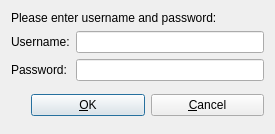
<?xml version="1.0" encoding="UTF-8"?>
<ui version="4.0">
 <class>AuthenticationDialog</class>
 <widget class="QDialog" name="AuthenticationDialog">
  <property name="geometry">
   <rect>
    <x>0</x>
    <y>0</y>
    <width>275</width>
    <height>134</height>
   </rect>
  </property>
  <property name="windowTitle">
   <string>Log in</string>
  </property>
  <property name="sizeGripEnabled">
   <bool>false</bool>
  </property>
  <layout class="QVBoxLayout">
   <item>
    <widget class="QLabel" name="textLabel1">
     <property name="text">
      <string>Please enter username and password:</string>
     </property>
     <property name="wordWrap">
      <bool>false</bool>
     </property>
    </widget>
   </item>
   <item>
    <layout class="QHBoxLayout">
     <item>
      <layout class="QVBoxLayout">
       <item>
        <widget class="QLabel" name="textLabel2">
         <property name="text">
          <string>Username:</string>
         </property>
         <property name="wordWrap">
          <bool>false</bool>
         </property>
        </widget>
       </item>
       <item>
        <widget class="QLabel" name="textLabel3">
         <property name="text">
          <string>Password:</string>
         </property>
         <property name="wordWrap">
          <bool>false</bool>
         </property>
        </widget>
       </item>
      </layout>
     </item>
     <item>
      <layout class="QVBoxLayout">
       <item>
        <widget class="QLineEdit" name="username">
         <property name="maxLength">
          <number>32</number>
         </property>
        </widget>
       </item>
       <item>
        <widget class="QLineEdit" name="password">
         <property name="maxLength">
          <number>32</number>
         </property>
         <property name="echoMode">
          <enum>QLineEdit::Password</enum>
         </property>
        </widget>
       </item>
      </layout>
     </item>
    </layout>
   </item>
   <item>
    <layout class="QHBoxLayout">
     <property name="spacing">
      <number>6</number>
     </property>
     <property name="margin">
      <number>0</number>
     </property>
     <item>
      <spacer name="Qt::Horizontal Spacing2">
       <property name="sizeType">
        <enum>QSizePolicy::Expanding</enum>
       </property>
       <property name="sizeHint" stdset="0">
        <size>
         <width>20</width>
         <height>20</height>
        </size>
       </property>
      </spacer>
     </item>
     <item>
      <widget class="QPushButton" name="buttonOk">
       <property name="text">
        <string>&amp;OK</string>
       </property>
       <property name="shortcut">
        <string/>
       </property>
       <property name="autoDefault">
        <bool>true</bool>
       </property>
       <property name="default">
        <bool>true</bool>
       </property>
      </widget>
     </item>
     <item>
      <widget class="QPushButton" name="buttonCancel">
       <property name="text">
        <string>&amp;Cancel</string>
       </property>
       <property name="shortcut">
        <string>Alt+A</string>
       </property>
       <property name="autoDefault">
        <bool>true</bool>
       </property>
      </widget>
     </item>
    </layout>
   </item>
  </layout>
 </widget>
 <layoutdefault spacing="6" margin="11"/>
 <pixmapfunction>qPixmapFromMimeSource</pixmapfunction>
 <resources/>
 <connections>
  <connection>
   <sender>buttonOk</sender>
   <signal>clicked()</signal>
   <receiver>AuthenticationDialog</receiver>
   <slot>doAuthenticate()</slot>
   <hints>
    <hint type="sourcelabel">
     <x>20</x>
     <y>20</y>
    </hint>
    <hint type="destinationlabel">
     <x>20</x>
     <y>20</y>
    </hint>
   </hints>
  </connection>
  <connection>
   <sender>buttonCancel</sender>
   <signal>clicked()</signal>
   <receiver>AuthenticationDialog</receiver>
   <slot>reject()</slot>
   <hints>
    <hint type="sourcelabel">
     <x>20</x>
     <y>20</y>
    </hint>
    <hint type="destinationlabel">
     <x>20</x>
     <y>20</y>
    </hint>
   </hints>
  </connection>
 </connections>
</ui>
